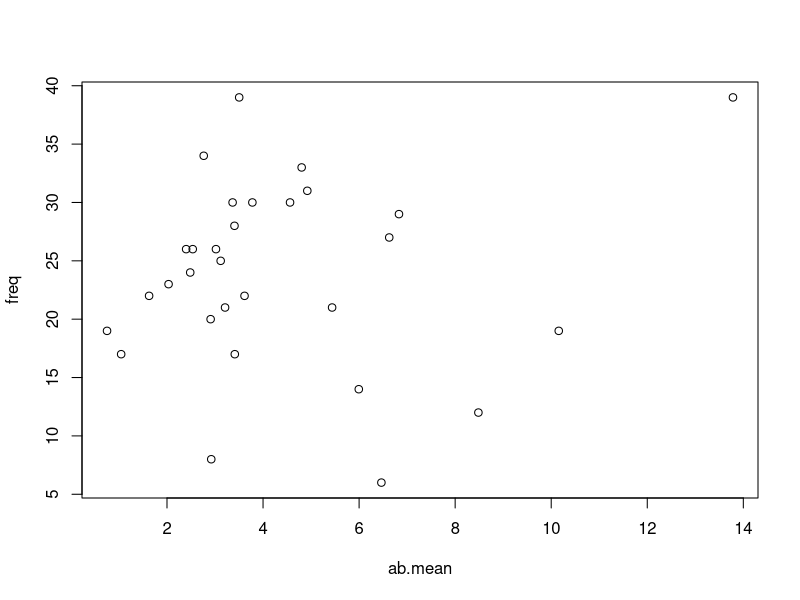
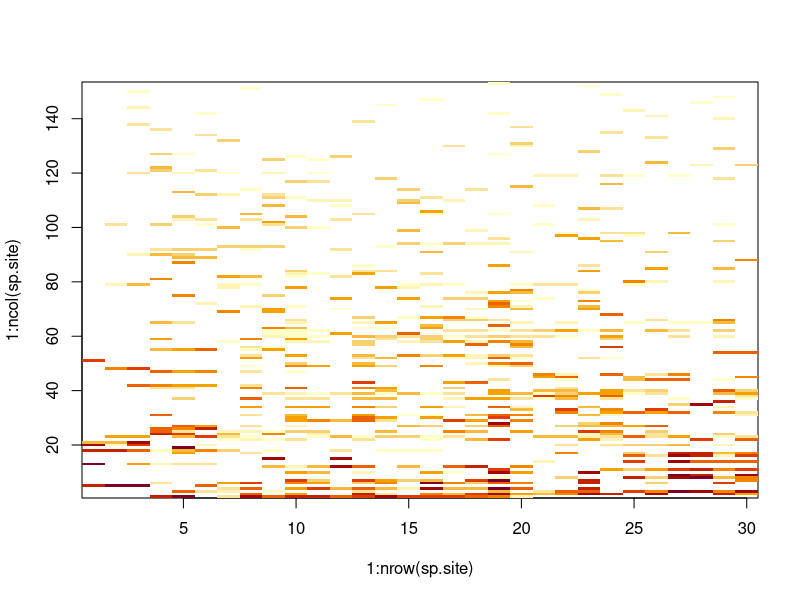

Here is the R script that generated these plots, in order:
#####################################################################################
# Partitioning niche and neutral dynamics on community assembly #####################
# Mortara et al #####################################################################
#####################################################################################

## Code for preparing data for modeling
### Separating abundant and rare spp

###############################
# PART 1: loading packages ####
###############################

library(reshape)

############################
# PART 2: loading data #####
############################

# reading data
fern.data <- read.csv("../data/fern_data_Mortaraetal.csv", as.is=TRUE)
head(fern.data)
# changing column names
names(fern.data)[c(2, 4, 9)] <- c("spp", "region", "grad")
# removing NAs
fern.data <- na.omit(fern.data) # tem 60 NA's de indumento e espessura de folha. É isto mesmo? sao duas especies apenas, mas como todo mundo ocorre em todo lugar ficam 60
#fern.data$site <- scale(rep(1:30, length(unique(fern.data$species)))) ## troquei por um fator
# creating vector with site id
fern.data$site <- factor(rep(1:30, length(unique(fern.data$spp))))
sp <- unique(fern.data$spp)
    
### Creating sp site matrix
sp.site <- cast(fern.data, site + altitude ~ spp,
                value = 'abundance', FUN = mean)
sp.site

site <- sp.site$site
altitude <- sp.site$altitude

sp.site <- apply(sp.site[,c(-1, -2)], 2, as.numeric)

dim(sp.site)

sp.alt <- apply(sp.site, 2, function(x) tapply(x, altitude, mean))

## Creating vector of species abundances for the total metacommunity
ab.meta <- colSums(sp.site)
names(ab.meta) <- sp

length(ab.meta)

ab.meta

#### separating 40 most abundant species in the metacommunity
indice.sp <- order(ab.meta, decreasing=TRUE)[1:40]

freq <- rowSums(sp.site>0)

ab.mean <- apply(sp.site, 1, mean)
ab.mean

plot(freq ~ ab.mean)

## Heat map of the species x sites matrix
image(x=1:nrow(sp.site), y=1:ncol(sp.site), log(sp.site[,order(-ab.meta)]))
    
#### Will indentify species as abundant (first 40 in rank) and rare (other)
ab.rare <- data.frame(spp=unique(fern.data$spp),
                      ab.rare=ifelse(sp%in%sp[indice.sp], "abundant", "rare"))

ab.rare

fern.data.new <- merge(fern.data, ab.rare)
dim(fern.data)
dim(fern.data.new)

head(fern.data.new)

fern.data.ab <- fern.data.new[fern.data.new$ab.rare=="abundant",]
fern.data.rare <- fern.data.new[fern.data.new$ab.rare=="rare",]

write.table(fern.data.new,
            "../data/data_for_modeling.csv",
            col.names = TRUE, row.names = FALSE, sep = ",")

write.table(fern.data.ab,
            "../data/data_ab_for_modeling.csv",
            col.names = TRUE, row.names = FALSE, sep = ",")

write.table(fern.data.rare,
            "../data/data_rare_for_modeling.csv",
            col.names = TRUE, row.names = FALSE, sep = ",")
